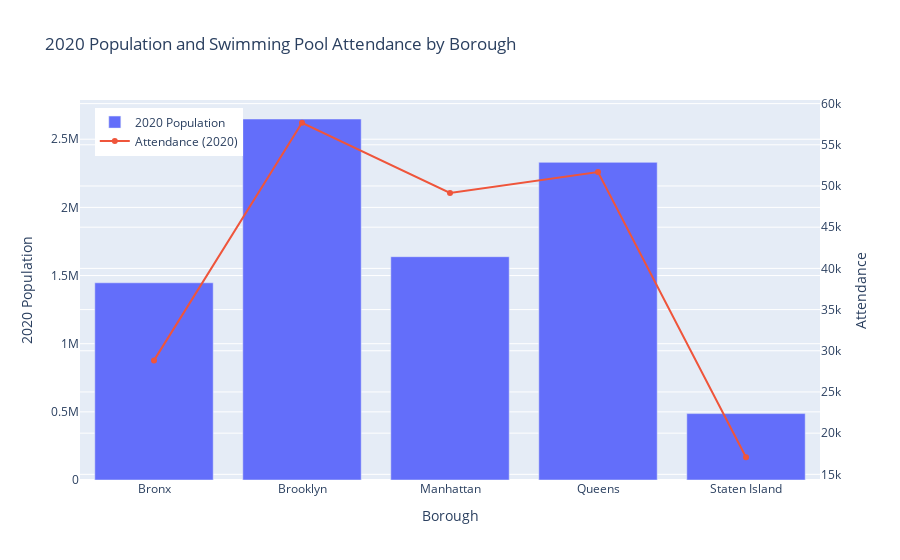

Notebook cell for this chart:
### Markdown cell above
4. I create a combined plot that shows both the 2020 population and the 2020 swimming pool attendance for each borough. The population values are much larger than the attendance values, so I use a dual-axis chart. The left y-axis is used for population and the right y-axis is used for attendance. The population is displayed as bars, while the attendance is shown as a line with markers. This layout allows both series to appear clearly on the same figure without one overwhelming the other. The chart makes it easy to compare each borough’s size with its pool usage and to see how attendance does not simply follow population size.

### Code cell
fig3 = go.Figure()

fig3.add_trace(
    go.Bar(
        x=merged['Borough'],
        y=merged['2020_Population'],
        name='2020 Population'
    )
)

fig3.add_trace(
    go.Scatter(
        x=merged['Borough'],
        y=merged['Attendance'],
        mode='lines+markers',
        name='Attendance (2020)',
        yaxis='y2'
    )
)

fig3.update_layout(
    title='2020 Population and Swimming Pool Attendance by Borough',
    xaxis_title='Borough',
    yaxis_title='2020 Population',
    yaxis2=dict(
        title='Attendance',
        overlaying='y',
        side='right'
    ),
    barmode='group',
    legend=dict(
        x=0.02, 
        y=0.98 
    )
)

fig3.show()

### Figure 1 — Plotly figure (JSON) as saved in the notebook; plotly's stock layout.template omitted (floating-point values rounded to 4 significant figures)
{"data": [{"name": "2020 Population", "type": "bar", "x": ["Bronx", "Brooklyn", "Manhattan", "Queens", "Staten Island"], "y": [1446788, 2648452, 1638281, 2330295, 487155]}, {"mode": "lines+markers", "name": "Attendance (2020)", "type": "scatter", "x": ["Bronx", "Brooklyn", "Manhattan", "Queens", "Staten Island"], "y": [28831, 57676, 49157, 51693, 17075], "yaxis": "y2"}], "layout": {"barmode": "group", "legend": {"x": 0.02, "y": 0.98}, "title": {"text": "2020 Population and Swimming Pool Attendance by Borough"}, "xaxis": {"title": {"text": "Borough"}}, "yaxis": {"title": {"text": "2020 Population"}}, "yaxis2": {"overlaying": "y", "side": "right", "title": {"text": "Attendance"}}}}
